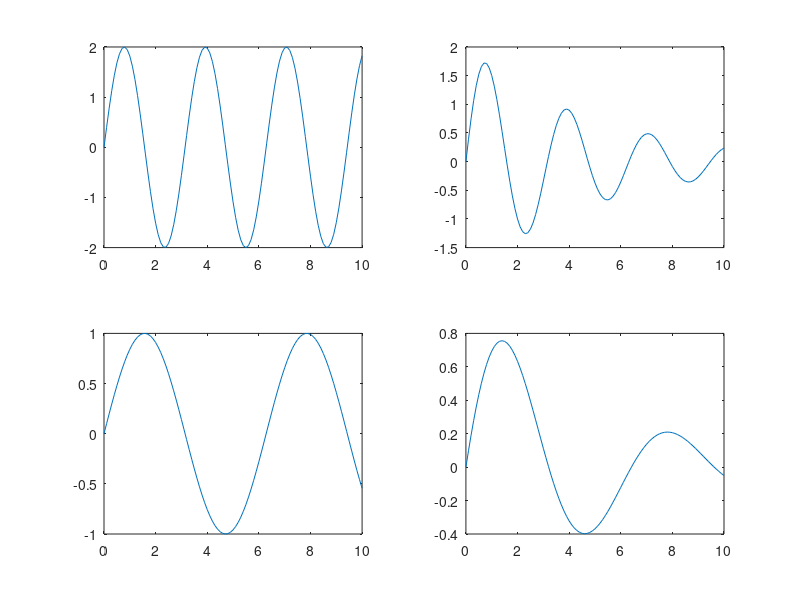

MATLAB code to generate this figure:
figure;
t = 0:0.1:10;
i = 1
for omega = [2 1]
    for zeta = [0 0.1 0.2]
        if [omega, zeta] == [2, 0.2]
            continue
        elseif [omega, zeta] == [1, 0.1]
            continue
        else
            sys = tf(omega*omega, [1, 2*zeta*omega, omega*omega]);
            y = impulse(sys, t);
            subplot(2, 2, i), plot(t, y)
            i = i + 1;
        end
    end
end